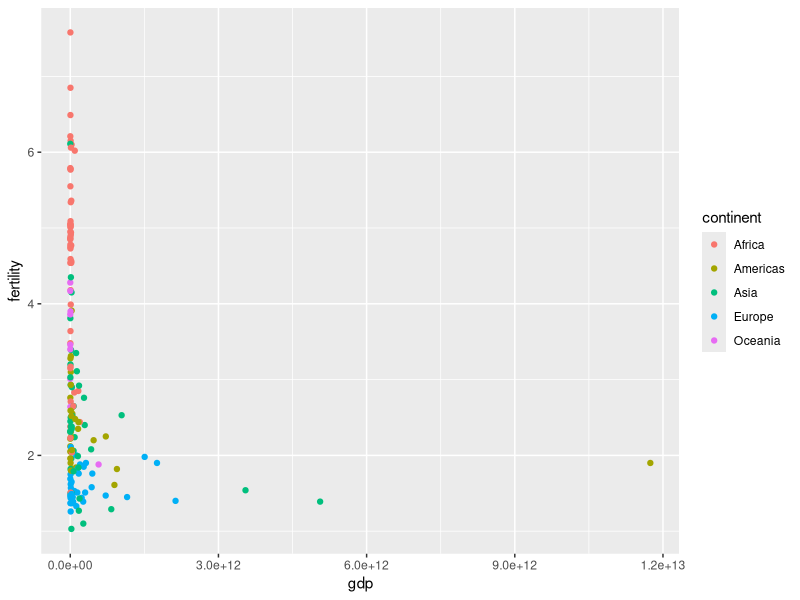
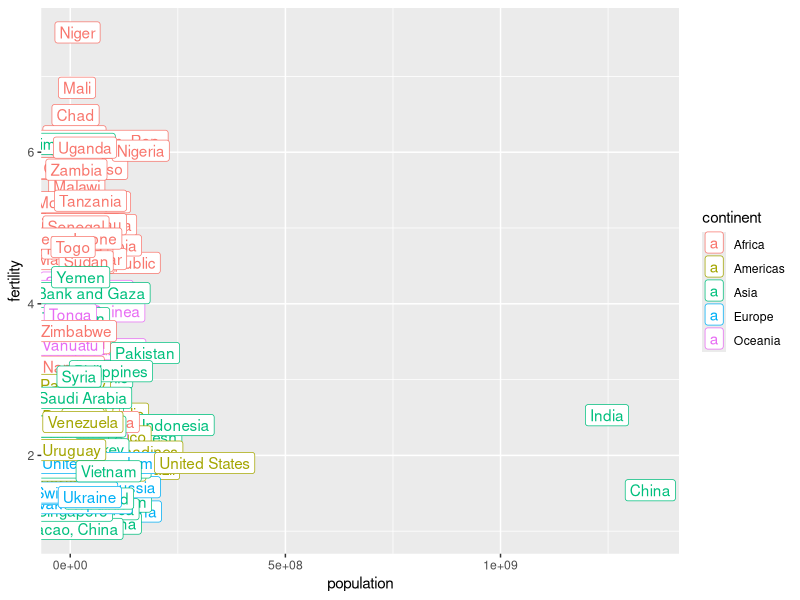
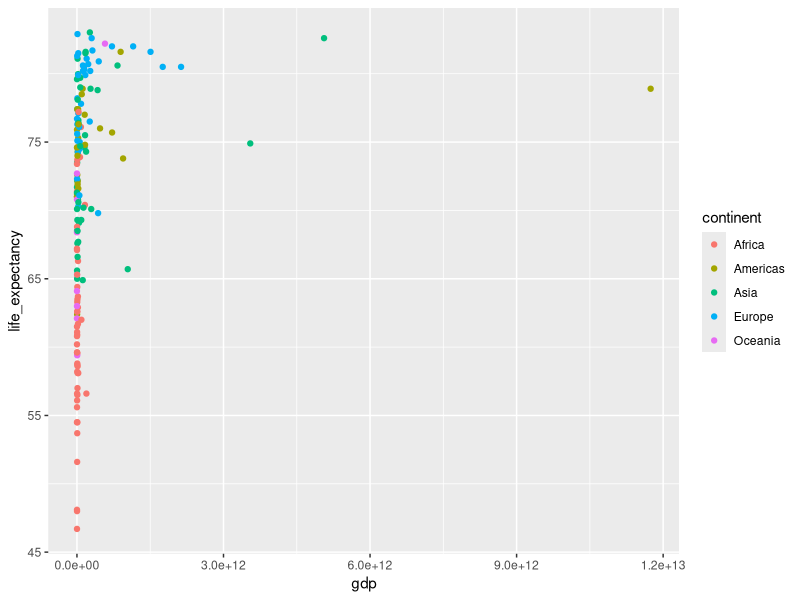
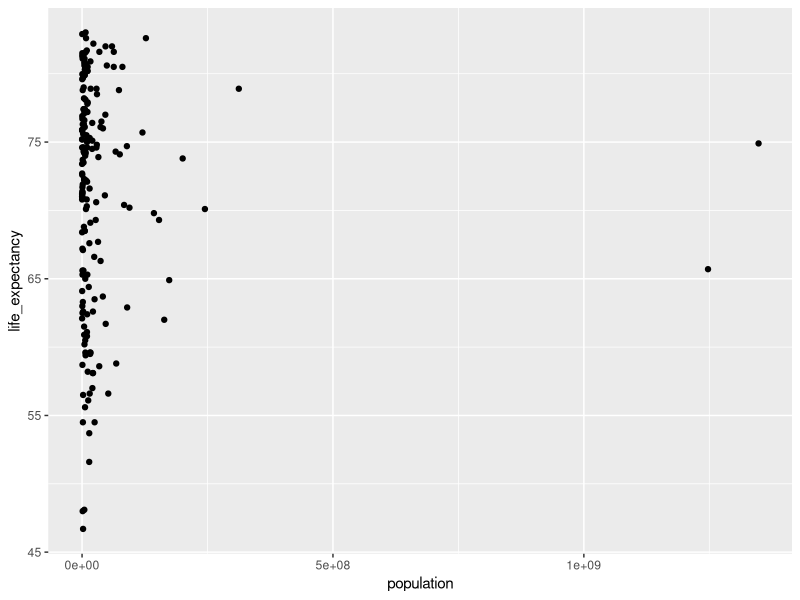
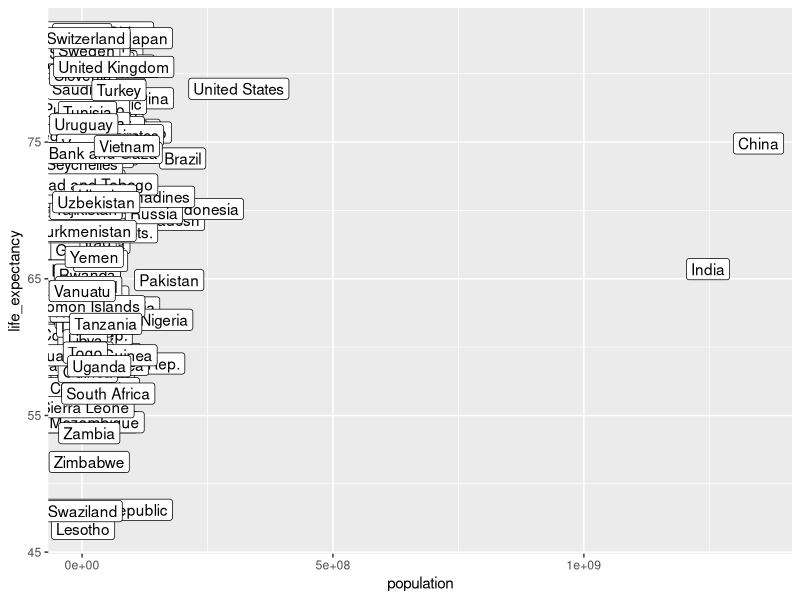
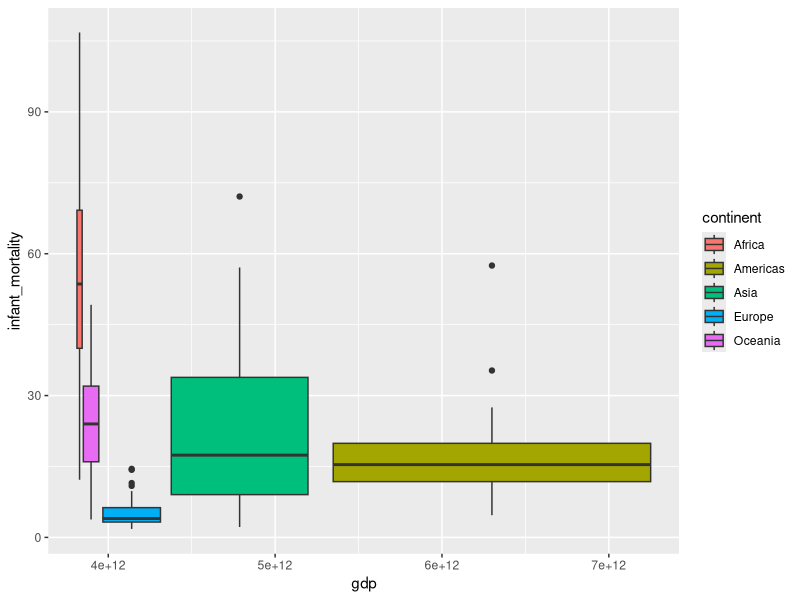
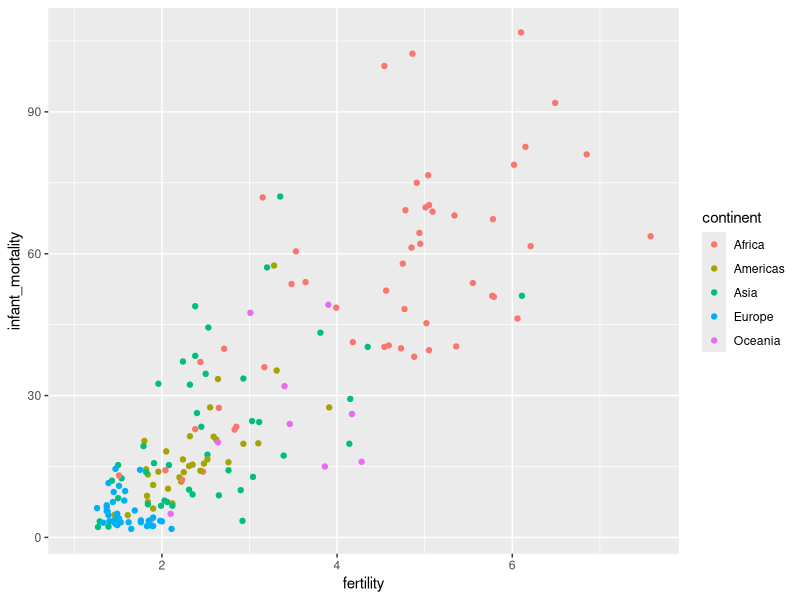
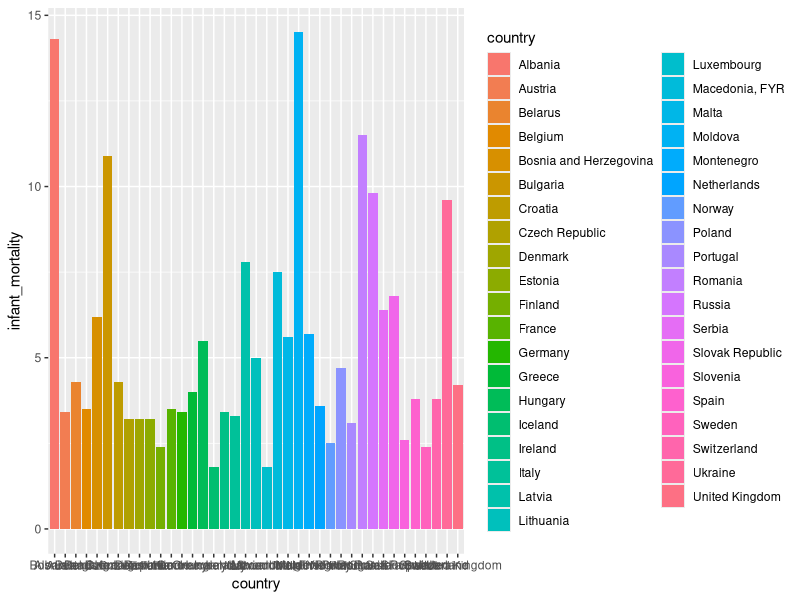

Recreate these plots in R, in order.
## ---- chunk 1
library(dslabs) #install.packages("dslabs")
library(tidyverse)
## ---- chunk 2
gap2011 <- gapminder %>% 
  as_tibble() %>% 
  filter(year == 2011)

ggplot(data = gap2011) +
  geom_point(mapping = aes(x = gdp, y = fertility, color = continent))

## ---- chunk 3
gap2011 <- gapminder %>% 
  as_tibble() %>% 
  filter(year == 2011)

ggplot(data = gap2011) +
  geom_label(mapping = aes(label = country, x = population, y = fertility,nudge_x = 1, nudge_y = 1,color = continent))

## ---- chunk 4
gap2011 <- gapminder %>% 
  as_tibble() %>% 
  filter(year == 2011)

ggplot(data = gap2011) +
  geom_point(mapping = aes(x = gdp, y = life_expectancy, color = continent))

## ---- chunk 5
gap2011 <- gapminder %>% 
  as_tibble() %>% 
  filter(year == 2011)

ggplot(data = gap2011) +
  geom_point(mapping = aes(x = population, y = life_expectancy))

## ---- chunk 6
gap2011 <- gapminder %>% 
  as_tibble() %>% 
  filter(year == 2011)

ggplot(data = gap2011) +
  geom_label(mapping = aes(label = country, x = population, y = life_expectancy,nudge_x = 1, nudge_y = 1,))

## ---- chunk 7
gap2011 <- gapminder %>% 
  as_tibble() %>% 
  filter(year == 2011)

ggplot(data = gap2011) +
  geom_boxplot(mapping = aes(x = gdp, y = infant_mortality, fill = continent))

## ---- chunk 8
gap2011 <- gapminder %>% 
  as_tibble() %>% 
  filter(year == 2011)

ggplot(data = gap2011) +
  geom_point(mapping = aes(x = fertility, y = infant_mortality, color = continent))

## ---- chunk 9
gap2011e <- gapminder %>% 
  as_tibble() %>% 
  group_by(continent) %>%
  filter(year == 2011, continent == "Europe")

ggplot(data = gap2011e) +
  geom_col(mapping = aes(x = country, y = infant_mortality, fill= country))
